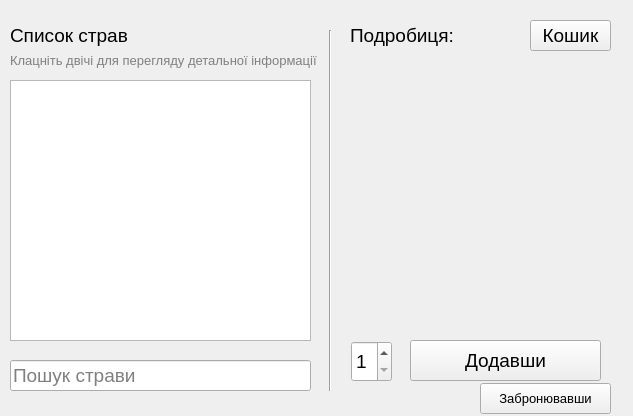
<?xml version="1.0" encoding="UTF-8"?>
<ui version="4.0">
 <class>userWindow</class>
 <widget class="QWidget" name="userWindow">
  <property name="geometry">
   <rect>
    <x>0</x>
    <y>0</y>
    <width>633</width>
    <height>416</height>
   </rect>
  </property>
  <property name="font">
   <font>
    <family>Segoe UI</family>
    <pointsize>14</pointsize>
   </font>
  </property>
  <property name="windowTitle">
   <string>Користувач</string>
  </property>
  <widget class="QLabel" name="label">
   <property name="geometry">
    <rect>
     <x>350</x>
     <y>20</y>
     <width>181</width>
     <height>31</height>
    </rect>
   </property>
   <property name="text">
    <string>Подробиця:</string>
   </property>
  </widget>
  <widget class="QListWidget" name="dishesList">
   <property name="geometry">
    <rect>
     <x>10</x>
     <y>80</y>
     <width>301</width>
     <height>261</height>
    </rect>
   </property>
  </widget>
  <widget class="QLabel" name="label_2">
   <property name="geometry">
    <rect>
     <x>10</x>
     <y>20</y>
     <width>181</width>
     <height>31</height>
    </rect>
   </property>
   <property name="text">
    <string>Список страв</string>
   </property>
  </widget>
  <widget class="QLabel" name="label_3">
   <property name="geometry">
    <rect>
     <x>10</x>
     <y>50</y>
     <width>311</width>
     <height>20</height>
    </rect>
   </property>
   <property name="font">
    <font>
     <family>Segoe UI</family>
     <pointsize>10</pointsize>
    </font>
   </property>
   <property name="styleSheet">
    <string notr="true">color:grey</string>
   </property>
   <property name="text">
    <string>Клацніть двічі для перегляду детальної інформації</string>
   </property>
  </widget>
  <widget class="QLineEdit" name="searchLineEdit">
   <property name="geometry">
    <rect>
     <x>10</x>
     <y>360</y>
     <width>301</width>
     <height>31</height>
    </rect>
   </property>
   <property name="placeholderText">
    <string>Пошук страви</string>
   </property>
  </widget>
  <widget class="Line" name="line">
   <property name="geometry">
    <rect>
     <x>320</x>
     <y>30</y>
     <width>20</width>
     <height>361</height>
    </rect>
   </property>
   <property name="orientation">
    <enum>Qt::Vertical</enum>
   </property>
  </widget>
  <widget class="QTextEdit" name="dishDetailsTextEdit">
   <property name="geometry">
    <rect>
     <x>350</x>
     <y>80</y>
     <width>261</width>
     <height>251</height>
    </rect>
   </property>
   <property name="styleSheet">
    <string notr="true">background: rgba(0,0,255,0%)</string>
   </property>
   <property name="html">
    <string>&lt;!DOCTYPE HTML PUBLIC &quot;-//W3C//DTD HTML 4.0//EN&quot; &quot;http://www.w3.org/TR/REC-html40/strict.dtd&quot;&gt;
&lt;html&gt;&lt;head&gt;&lt;meta name=&quot;qrichtext&quot; content=&quot;1&quot; /&gt;&lt;style type=&quot;text/css&quot;&gt;
p, li { white-space: pre-wrap; }
&lt;/style&gt;&lt;/head&gt;&lt;body style=&quot; font-family:'Segoe UI'; font-size:14pt; font-weight:400; font-style:normal;&quot;&gt;
&lt;p style=&quot;-qt-paragraph-type:empty; margin-top:0px; margin-bottom:0px; margin-left:0px; margin-right:0px; -qt-block-indent:0; text-indent:0px; font-family:'MS Shell Dlg 2'; font-size:8.25pt;&quot;&gt;&lt;br /&gt;&lt;/p&gt;&lt;/body&gt;&lt;/html&gt;</string>
   </property>
  </widget>
  <widget class="QPushButton" name="addToCartButton">
   <property name="geometry">
    <rect>
     <x>410</x>
     <y>340</y>
     <width>191</width>
     <height>41</height>
    </rect>
   </property>
   <property name="text">
    <string>Додавши</string>
   </property>
  </widget>
  <widget class="QLabel" name="label_4">
   <property name="geometry">
    <rect>
     <x>490</x>
     <y>20</y>
     <width>31</width>
     <height>31</height>
    </rect>
   </property>
   <property name="styleSheet">
    <string notr="true">background-image:url(cart.png)</string>
   </property>
   <property name="text">
    <string/>
   </property>
  </widget>
  <widget class="QPushButton" name="cartButton">
   <property name="geometry">
    <rect>
     <x>530</x>
     <y>20</y>
     <width>81</width>
     <height>31</height>
    </rect>
   </property>
   <property name="text">
    <string>Кошик</string>
   </property>
  </widget>
  <widget class="QSpinBox" name="dishesCountSpinBox">
   <property name="geometry">
    <rect>
     <x>351</x>
     <y>341</y>
     <width>41</width>
     <height>41</height>
    </rect>
   </property>
   <property name="minimum">
    <number>1</number>
   </property>
  </widget>
  <widget class="QPushButton" name="reserveButton">
   <property name="geometry">
    <rect>
     <x>480</x>
     <y>383</y>
     <width>131</width>
     <height>31</height>
    </rect>
   </property>
   <property name="font">
    <font>
     <family>Segoe UI</family>
     <pointsize>10</pointsize>
    </font>
   </property>
   <property name="text">
    <string>Забронювавши</string>
   </property>
  </widget>
 </widget>
 <resources/>
 <connections/>
</ui>
